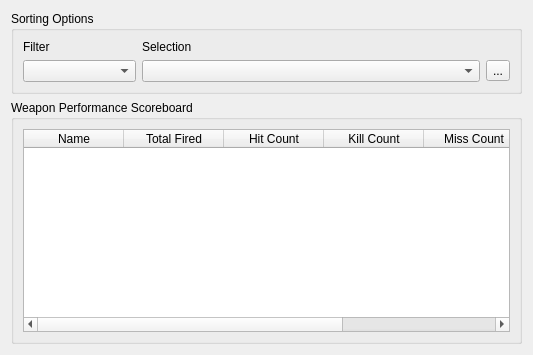
<?xml version="1.0" encoding="UTF-8"?>
<ui version="4.0">
 <class>ScoreboardDialog</class>
 <widget class="QWidget" name="ScoreboardDialog">
  <property name="geometry">
   <rect>
    <x>0</x>
    <y>0</y>
    <width>533</width>
    <height>355</height>
   </rect>
  </property>
  <property name="windowTitle">
   <string>Scoreboard</string>
  </property>
  <property name="toolTip">
   <string/>
  </property>
  <layout class="QGridLayout" name="gridLayout">
   <item row="1" column="0">
    <widget class="QGroupBox" name="groupBox">
     <property name="title">
      <string>Weapon Performance Scoreboard</string>
     </property>
     <layout class="QVBoxLayout" name="verticalLayout">
      <item>
       <widget class="QTableWidget" name="mDataDisplayTable">
        <property name="contextMenuPolicy">
         <enum>Qt::CustomContextMenu</enum>
        </property>
        <attribute name="horizontalHeaderStretchLastSection">
         <bool>false</bool>
        </attribute>
        <column>
         <property name="text">
          <string>Name</string>
         </property>
        </column>
        <column>
         <property name="text">
          <string>Total Fired</string>
         </property>
        </column>
        <column>
         <property name="text">
          <string>Hit Count</string>
         </property>
        </column>
        <column>
         <property name="text">
          <string>Kill Count</string>
         </property>
        </column>
        <column>
         <property name="text">
          <string>Miss Count</string>
         </property>
        </column>
        <column>
         <property name="text">
          <string>In Flight</string>
         </property>
        </column>
       </widget>
      </item>
     </layout>
    </widget>
   </item>
   <item row="0" column="0">
    <widget class="QGroupBox" name="groupBox_2">
     <property name="title">
      <string>Sorting Options</string>
     </property>
     <layout class="QGridLayout" name="gridLayout_2" columnstretch="2,6,1">
      <item row="1" column="0">
       <widget class="QComboBox" name="mFilterComboBox">
        <property name="minimumSize">
         <size>
          <width>69</width>
          <height>0</height>
         </size>
        </property>
       </widget>
      </item>
      <item row="0" column="1">
       <widget class="QLabel" name="label_2">
        <property name="text">
         <string>Selection</string>
        </property>
       </widget>
      </item>
      <item row="1" column="1">
       <widget class="QComboBox" name="mSelectionComboBox"/>
      </item>
      <item row="0" column="0">
       <widget class="QLabel" name="label">
        <property name="text">
         <string>Filter</string>
        </property>
       </widget>
      </item>
      <item row="1" column="2">
       <widget class="QToolButton" name="mHelperButton">
        <property name="text">
         <string>...</string>
        </property>
       </widget>
      </item>
     </layout>
    </widget>
   </item>
  </layout>
 </widget>
 <resources/>
 <connections/>
</ui>
